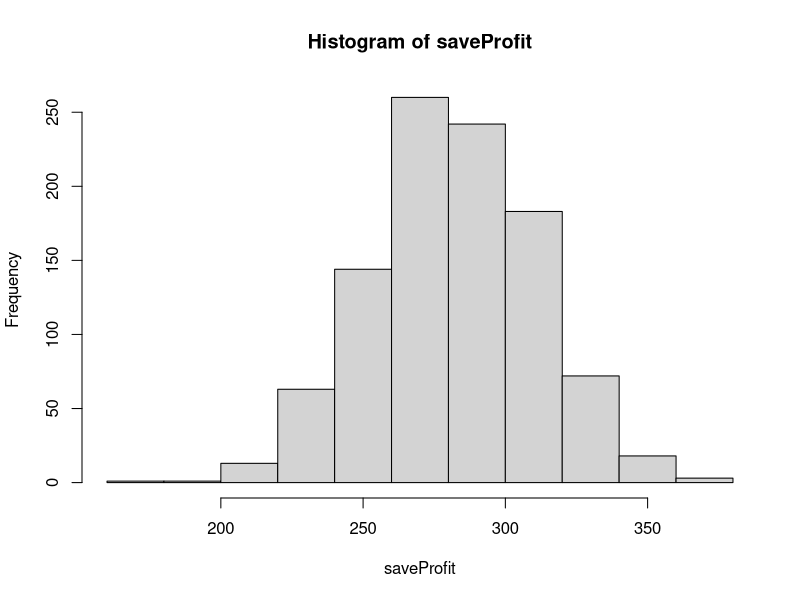
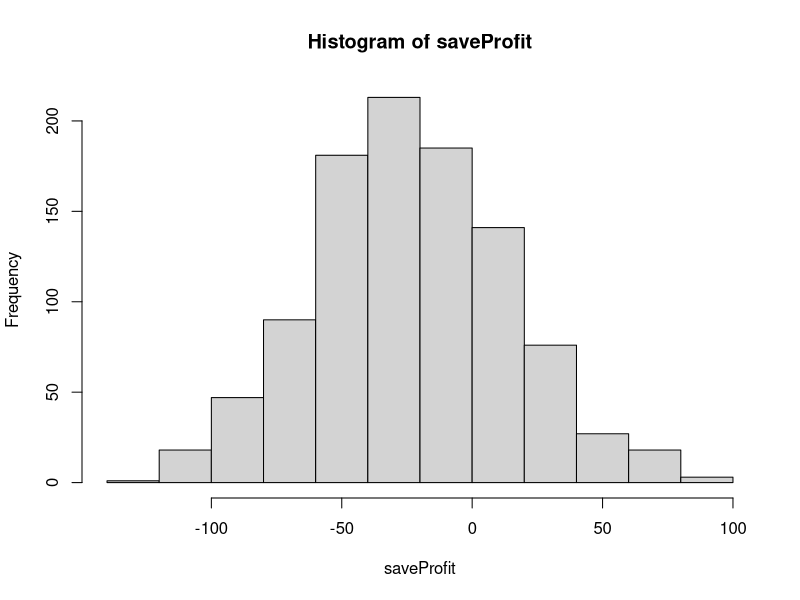
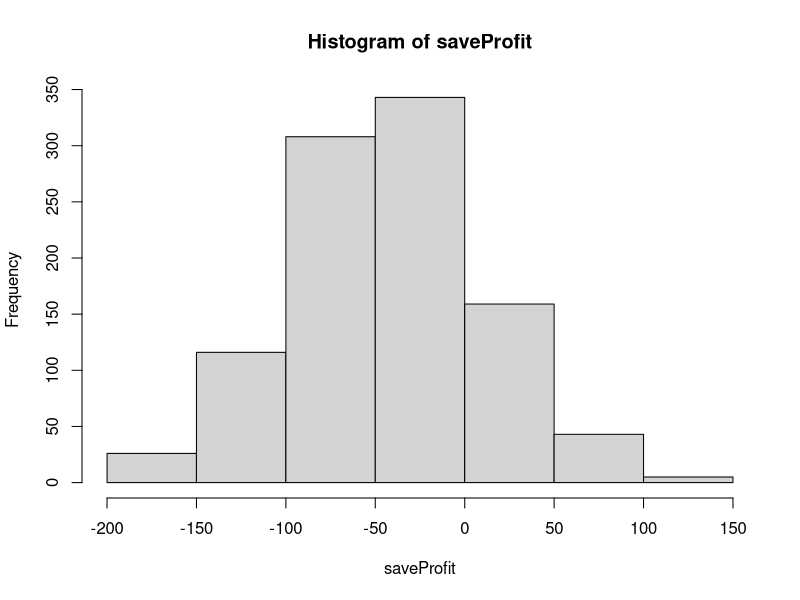

The R script that drew these images, in order:
## ---- chunk 1
knitr::opts_chunk$set(echo = TRUE)
require(tidyverse)
require(tidyverse)
require(knitr)
## ---- chunk 2
days=1:365
saveProfit=vector("numeric")
for(run in 1:1000){

  
profit=0
for(i in 1:637){ 
  bdays=sample(days,size=35,replace=TRUE)
  n=length(unique(bdays))
  if(n<35){
    profit=profit+1
  } else{profit=profit-2}
}
saveProfit[run]=profit
}

## ---- chunk 3
hist(saveProfit)
## ---- chunk 4
sortProfit=sort(saveProfit)
print(sortProfit[25])
print(sortProfit[975])
## ---- chunk 5
days=1:365
saveProfit=vector("numeric")
for(run in 1:1000){

  
profit=0
for(i in 1:637){ 
  bdays=sample(days,size=28,replace=TRUE)
  n=length(unique(bdays))
  if(n<28){
    profit=profit+1
  } else{profit=profit-2}
}
saveProfit[run]=profit
}

## ---- chunk 6
hist(saveProfit)
## ---- chunk 7
days=1:365
saveProfit=vector("numeric")
for(run in 1:1000){

  
profit=0
for(i in 1:637){ 
  bdays=sample(days,size=35,replace=TRUE)
  n=length(unique(bdays))
  if(n<35){
    profit=profit+1
  } else{profit=profit-4.75}
}
saveProfit[run]=profit
}

## ---- chunk 8
hist(saveProfit)
